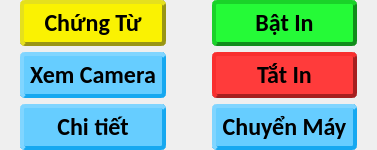
              <widget class="QWidget" name="widget_78" native="true">
               <property name="styleSheet">
                <string notr="true">* {
	 color: black;
}

/* === NÚT XANH DƯƠNG === */
#btnCamera3, #btnChuyenMayIn3, #btnChiTiet3 {
    border-radius: 5px;
    border-right: 4px outset #16a8f0;
    border-left: 4px outset #16a8f0;
    border-top: 4px outset #16a8f0;
    border-bottom: 4px outset #16a8f0;
    background-color: #66cdff;
    font-weight: bold;
    padding: 4px 6px;   /* THÊM PADDING */
}

#btnCamera3:hover, #btnChuyenMayIn3:hover, #btnChiTiet3:hover {
    background-color: #80d4ff;
    border-right: 4px outset #1bb8ff;
    border-left: 4px outset #1bb8ff;
    border-top: 4px outset #1bb8ff;
    border-bottom: 4px outset #1bb8ff;
    padding: 4px 6px;
}

#btnCamera3:pressed, #btnChuyenMayIn3:pressed, #btnChiTiet3:pressed {
    background-color: #4db8e6;
    border-right: 4px inset #0f8cc7;
    border-left: 4px inset #0f8cc7;
    border-top: 4px inset #0f8cc7;
    border-bottom: 4px inset #0f8cc7;
    padding:4px 6px;
}

/* === NÚT BẬT IN (XANH LÁ) === */
#btnBatIn3 {
    border-radius: 5px;
    border-right: 4px outset #118c1b;
    border-left: 4px outset #118c1b;
    border-top: 4px outset #118c1b;
    border-bottom: 4px outset #118c1b;
    background-color: #25fa37;
    font-weight: bold;
    padding:4px 6px;
}

#btnBatIn3:hover {
    background-color: #40ff50;
    border-right: 4px outset #14a820;
    border-left: 4px outset #14a820;
    border-top: 4px outset #14a820;
    border-bottom: 4px outset #14a820;
    padding:4px 6px;
}

#btnBatIn3:pressed {
    background-color: #1de62d;
    border-right: 4px inset #0d7314;
    border-left: 4px inset #0d7314;
    border-top: 4px inset #0d7314;
    border-bottom: 4px inset #0d7314;
    padding: 4px 6px;
}

/* === NÚT THÊM CHỨNG TỪ (VÀNG) === */
#btnThemChungTu3 {
    border-radius: 5px;
    border-right: 4px outset #999514;
    border-left: 4px outset #999514;
    border-top: 4px outset #999514;
    border-bottom: 4px outset #999514;
    background-color: #faf202;
    font-weight: bold;
    padding: 4px 6px;
}

#btnThemChungTu3:hover {
    background-color: #ffff33;
    border-right: 4px outset #b3b317;
    border-left: 4px outset #b3b317;
    border-top: 4px outset #b3b317;
    border-bottom: 4px outset #b3b317;
    padding :4px 6px;
}

#btnThemChungTu3:pressed {
    background-color: #e6e600;
    border-right: 4px inset #80800f;
    border-left: 4px inset #80800f;
    border-top: 4px inset #80800f;
    border-bottom: 4px inset #80800f;
    padding: 4px 6px;
}

/* === NÚT TẮT IN (ĐỎ) === */
#btnTatIn3 {
    border-radius: 5px;
    border-right: 4px outset #a61f1f;
    border-left: 4px outset #a61f1f;
    border-top: 4px outset #a61f1f;
    border-bottom: 4px outset #a61f1f;
    background-color: #ff3b3b;
    font-weight: bold;
    padding: 4px 6px;
}

#btnTatIn3:hover {
    background-color: #ff5252;
    border-right: 4px outset #c41f1f;
    border-left: 4px outset #c41f1f;
    border-top: 4px outset #c41f1f;
    border-bottom: 4px outset #c41f1f;
    padding: 4px 6px;
}

#btnTatIn3:pressed {
    background-color: #e63333;
    border-right: 4px inset #8c1919;
    border-left: 4px inset #8c1919;
    border-top: 4px inset #8c1919;
    border-bottom: 4px inset #8c1919;
    padding: 4px 6px;
}</string>
               </property>
               <layout class="QGridLayout" name="gridLayout_3">
                <property name="leftMargin">
                 <number>0</number>
                </property>
                <property name="topMargin">
                 <number>0</number>
                </property>
                <property name="rightMargin">
                 <number>0</number>
                </property>
                <property name="bottomMargin">
                 <number>0</number>
                </property>
                <item row="1" column="1">
                 <widget class="QWidget" name="widget_79" native="true">
                  <layout class="QVBoxLayout" name="verticalLayout_52">
                   <property name="leftMargin">
                    <number>20</number>
                   </property>
                   <property name="topMargin">
                    <number>0</number>
                   </property>
                   <property name="rightMargin">
                    <number>20</number>
                   </property>
                   <property name="bottomMargin">
                    <number>0</number>
                   </property>
                   <item>
                    <widget class="QPushButton" name="btnTatIn3">
                     <property name="font">
                      <font>
                       <family>Calibri</family>
                       <pointsize>18</pointsize>
                       <weight>75</weight>
                       <bold>true</bold>
                      </font>
                     </property>
                     <property name="cursor">
                      <cursorShape>PointingHandCursor</cursorShape>
                     </property>
                     <property name="text">
                      <string>Tắt In</string>
                     </property>
                     <property name="icon">
                      <iconset>
                       <normaloff>assets/stop-button.png</normaloff>assets/stop-button.png</iconset>
                     </property>
                     <property name="iconSize">
                      <size>
                       <width>20</width>
                       <height>20</height>
                      </size>
                     </property>
                     <property name="flat">
                      <bool>false</bool>
                     </property>
                    </widget>
                   </item>
                  </layout>
                 </widget>
                </item>
                <item row="1" column="0">
                 <widget class="QWidget" name="widget_80" native="true">
                  <property name="font">
                   <font>
                    <family>Calibri</family>
                    <pointsize>8</pointsize>
                    <weight>75</weight>
                    <bold>true</bold>
                   </font>
                  </property>
                  <layout class="QVBoxLayout" name="verticalLayout_53">
                   <property name="leftMargin">
                    <number>20</number>
                   </property>
                   <property name="topMargin">
                    <number>0</number>
                   </property>
                   <property name="rightMargin">
                    <number>20</number>
                   </property>
                   <property name="bottomMargin">
                    <number>0</number>
                   </property>
                   <item>
                    <widget class="QPushButton" name="btnCamera3">
                     <property name="enabled">
                      <bool>false</bool>
                     </property>
                     <property name="font">
                      <font>
                       <family>Calibri</family>
                       <pointsize>18</pointsize>
                       <weight>75</weight>
                       <bold>true</bold>
                      </font>
                     </property>
                     <property name="cursor">
                      <cursorShape>PointingHandCursor</cursorShape>
                     </property>
                     <property name="text">
                      <string>Xem Camera</string>
                     </property>
                     <property name="icon">
                      <iconset>
                       <normaloff>assets/video-camera.png</normaloff>assets/video-camera.png</iconset>
                     </property>
                     <property name="iconSize">
                      <size>
                       <width>20</width>
                       <height>20</height>
                      </size>
                     </property>
                    </widget>
                   </item>
                  </layout>
                 </widget>
                </item>
                <item row="4" column="0">
                 <widget class="QWidget" name="widget_81" native="true">
                  <layout class="QVBoxLayout" name="verticalLayout_54">
                   <property name="leftMargin">
                    <number>20</number>
                   </property>
                   <property name="topMargin">
                    <number>0</number>
                   </property>
                   <property name="rightMargin">
                    <number>20</number>
                   </property>
                   <property name="bottomMargin">
                    <number>0</number>
                   </property>
                   <item>
                    <widget class="QPushButton" name="btnChiTiet3">
                     <property name="enabled">
                      <bool>true</bool>
                     </property>
                     <property name="font">
                      <font>
                       <family>Calibri</family>
                       <pointsize>18</pointsize>
                       <weight>75</weight>
                       <bold>true</bold>
                      </font>
                     </property>
                     <property name="cursor">
                      <cursorShape>PointingHandCursor</cursorShape>
                     </property>
                     <property name="text">
                      <string>Chi tiết</string>
                     </property>
                     <property name="icon">
                      <iconset>
                       <normaloff>assets/info.png</normaloff>assets/info.png</iconset>
                     </property>
                     <property name="iconSize">
                      <size>
                       <width>18</width>
                       <height>18</height>
                      </size>
                     </property>
                    </widget>
                   </item>
                  </layout>
                 </widget>
                </item>
                <item row="0" column="1">
                 <widget class="QWidget" name="widget_82" native="true">
                  <layout class="QVBoxLayout" name="verticalLayout_55">
                   <property name="leftMargin">
                    <number>20</number>
                   </property>
                   <property name="topMargin">
                    <number>0</number>
                   </property>
                   <property name="rightMargin">
                    <number>20</number>
                   </property>
                   <property name="bottomMargin">
                    <number>0</number>
                   </property>
                   <item>
                    <widget class="QPushButton" name="btnBatIn3">
                     <property name="font">
                      <font>
                       <family>Calibri</family>
                       <pointsize>18</pointsize>
                       <weight>75</weight>
                       <bold>true</bold>
                      </font>
                     </property>
                     <property name="cursor">
                      <cursorShape>PointingHandCursor</cursorShape>
                     </property>
                     <property name="text">
                      <string>Bật In</string>
                     </property>
                     <property name="icon">
                      <iconset>
                       <normaloff>assets/play-button-arrowhead.png</normaloff>assets/play-button-arrowhead.png</iconset>
                     </property>
                     <property name="iconSize">
                      <size>
                       <width>18</width>
                       <height>18</height>
                      </size>
                     </property>
                    </widget>
                   </item>
                  </layout>
                 </widget>
                </item>
                <item row="0" column="0">
                 <widget class="QWidget" name="widget_83" native="true">
                  <layout class="QVBoxLayout" name="verticalLayout_56">
                   <property name="spacing">
                    <number>0</number>
                   </property>
                   <property name="leftMargin">
                    <number>20</number>
                   </property>
                   <property name="topMargin">
                    <number>0</number>
                   </property>
                   <property name="rightMargin">
                    <number>20</number>
                   </property>
                   <property name="bottomMargin">
                    <number>0</number>
                   </property>
                   <item>
                    <widget class="QPushButton" name="btnThemChungTu3">
                     <property name="font">
                      <font>
                       <family>Calibri</family>
                       <pointsize>18</pointsize>
                       <weight>75</weight>
                       <bold>true</bold>
                      </font>
                     </property>
                     <property name="cursor">
                      <cursorShape>PointingHandCursor</cursorShape>
                     </property>
                     <property name="text">
                      <string>Chứng Từ</string>
                     </property>
                     <property name="icon">
                      <iconset>
                       <normaloff>assets/plus.png</normaloff>assets/plus.png</iconset>
                     </property>
                     <property name="iconSize">
                      <size>
                       <width>16</width>
                       <height>16</height>
                      </size>
                     </property>
                     <property name="flat">
                      <bool>false</bool>
                     </property>
                    </widget>
                   </item>
                  </layout>
                 </widget>
                </item>
                <item row="4" column="1">
                 <widget class="QWidget" name="widget_84" native="true">
                  <layout class="QVBoxLayout" name="verticalLayout_57">
                   <property name="leftMargin">
                    <number>20</number>
                   </property>
                   <property name="topMargin">
                    <number>0</number>
                   </property>
                   <property name="rightMargin">
                    <number>20</number>
                   </property>
                   <property name="bottomMargin">
                    <number>0</number>
                   </property>
                   <item>
                    <widget class="QPushButton" name="btnChuyenMayIn3">
                     <property name="font">
                      <font>
                       <family>Calibri</family>
                       <pointsize>18</pointsize>
                       <weight>75</weight>
                       <bold>true</bold>
                      </font>
                     </property>
                     <property name="cursor">
                      <cursorShape>PointingHandCursor</cursorShape>
                     </property>
                     <property name="text">
                      <string>Chuyển Máy</string>
                     </property>
                     <property name="icon">
                      <iconset>
                       <normaloff>assets/printing.png</normaloff>assets/printing.png</iconset>
                     </property>
                     <property name="iconSize">
                      <size>
                       <width>20</width>
                       <height>20</height>
                      </size>
                     </property>
                     <property name="flat">
                      <bool>false</bool>
                     </property>
                    </widget>
                   </item>
                  </layout>
                 </widget>
                </item>
               </layout>
              </widget>
